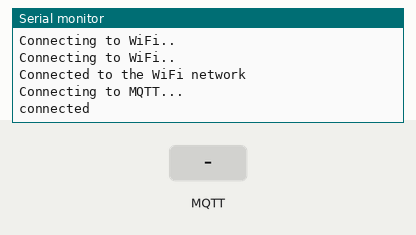
Bench run of a sketch on a simulated ESP8266 (NodeMCU). On the bench: the last lines printed to the serial monitor. Inputs (shaded band) come from the test bench. WiFi joins after 1.5 s; servers stay silent unless stated; no MQTT or app messages arrive unless stated.

Above: at 2.7 s.
2.8 s: MQTT message "1" arrives on the first subscribed topic
At 3.2 s:
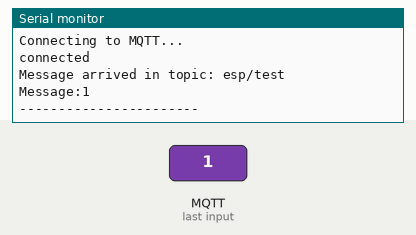
4.3 s: MQTT message "on" arrives on the first subscribed topic
At 5.5 s:
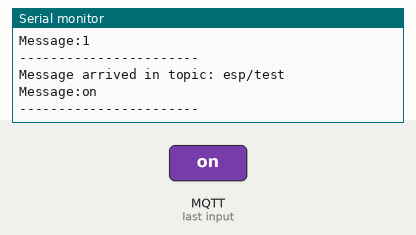
5.8 s: MQTT message "off" arrives on the first subscribed topic
At 6.7 s:
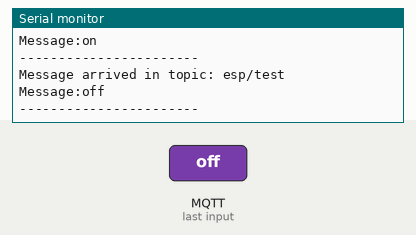

The sketch:

MQTT.ino
```cpp
#include <ESP8266WiFi.h>
#include <PubSubClient.h>

const char* ssid = "wifi_name";
const char* password =  "pass";
const char* mqttServer = "m12.cloudmqtt.com";
const int mqttPort = 10769;
const char* mqttUser = "your_username";
const char* mqttPassword = "your_password";

long lastMsg = 0;
char msg[50];
int value = 0;

WiFiClient espClient;
PubSubClient client(espClient);

void setup() {

  Serial.begin(115200);

  WiFi.begin(ssid, password);

  while (WiFi.status() != WL_CONNECTED) {
    delay(500);
    Serial.println("Connecting to WiFi..");
  }
  Serial.println("Connected to the WiFi network");

  client.setServer(mqttServer, mqttPort);
  client.setCallback(callback);

  while (!client.connected()) {
    Serial.println("Connecting to MQTT...");

    if (client.connect("ESP8266Client", mqttUser, mqttPassword )) {

      Serial.println("connected");

    } else {

      Serial.print("failed with state ");
      Serial.print(client.state());
      delay(2000);

    }
  }
  //Pub Hello to esp/test topic and sub this topic
  client.publish("esp/test", "Hello from ESP8266");
  client.subscribe("esp/test");

}

void callback(char* topic, byte* payload, unsigned int length) {

  Serial.print("Message arrived in topic: ");
  Serial.println(topic);

  Serial.print("Message:");
  for (int i = 0; i < length; i++) {
    Serial.print((char)payload[i]);
  }

  Serial.println();
  Serial.println("-----------------------");

}

void loop() {
  client.loop();
  long now = millis();
  if (now - lastMsg > 8000) {
    lastMsg = now;
    ++value;
    snprintf (msg, 75, "hello world #%ld", value);

    //    client.publish(mqtt_topic_pub, msg);
    if (value < 10) {
      Serial.print("Publish message: ");
      Serial.println(msg);
      client.publish("esp/test", msg);
    }
  }
}
```

Measured:
- after the input at 2.8 s, the serial monitor: prints a new line at once (image 1)
- after the input at 4.3 s, the serial monitor: prints a new line at once (image 2)
- after the input at 5.8 s, the serial monitor: prints a new line at once (image 3)
